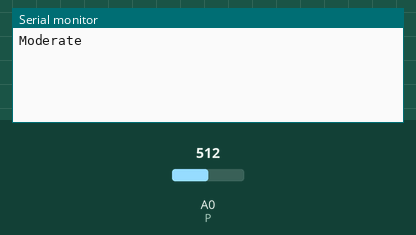
Bench run of a sketch on a simulated Arduino Uno, built with avr-gcc and run on an emulated ATmega328P. Shown: the last lines printed to the serial monitor. Inputs (shaded band) come from the test bench; at power-on: A0 (P) = 512.

Above: at 1.2 s.
1.3 s: A0 (P) set to 306
At 2.4 s:
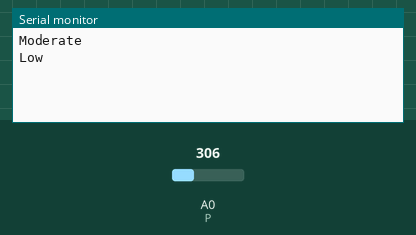
2.8 s: A0 (P) set to 122
At 3.5 s:
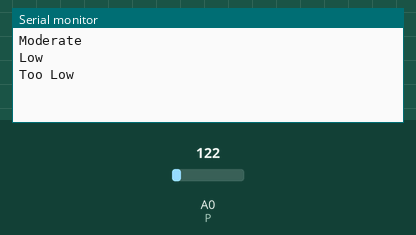
4.3 s: A0 (P) set to 900
At 4.7 s:
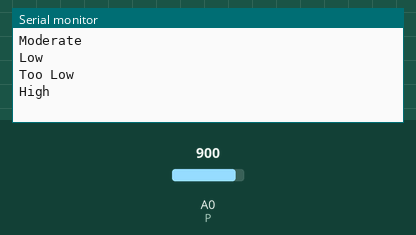
5.8 s: A0 (P) set to 1023
At 7.0 s:
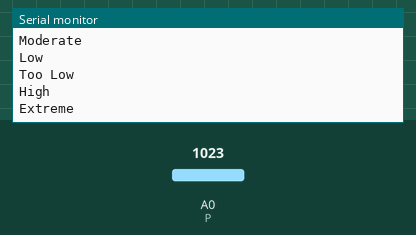

Measured:
- after the input at 1.3 s, the serial monitor: prints a new line at once (image 1)
- after the input at 2.8 s, the serial monitor: prints a new line at once (image 2)
- after the input at 4.3 s, the serial monitor: prints a new line at once (image 3)
- after the input at 5.8 s, the serial monitor: prints a new line at once (image 4)

The sketch:

sketch_feb26a.ino
```cpp
int P = A0;

int PV;

void setup() {
pinMode(P, INPUT);
Serial.begin(9600);
}

void loop() {

  int P = analogRead(P) / 255;


  if(P != PV)
  {

    switch(P)
    {
      case 0:
        Serial.println("Too Low");
        break;
      case 1:
        Serial.println("Low");
        break;
      case 2:
        Serial.println("Moderate");
        break;
      case 3:
        Serial.println("High");
        break;
      case 4:
        Serial.println("Extreme");
        break;
      default:
        Serial.println("ERROR");
        break;
    }
    PV = P;
  }
}
```
